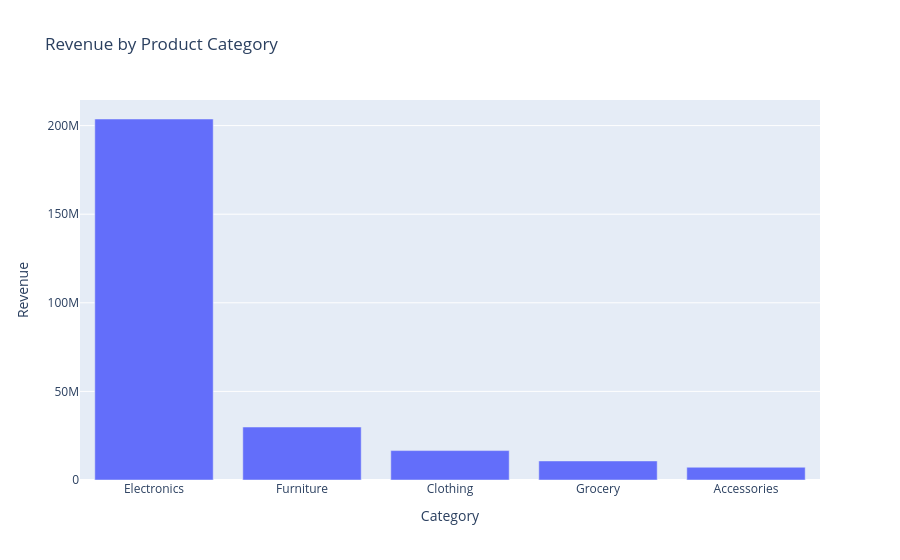

Notebook code cell kept with this figure:
### Code cell
fig = px.bar(
    category_sales,
    x=category_sales.index,
    y=category_sales.values,
    title="Revenue by Product Category",
    labels={
        "x": "Category",
        "y": "Revenue"
    }
)

fig.show()

### Figure 1 — Plotly figure (JSON) as saved in the notebook; plotly's stock layout.template omitted (floating-point values rounded to 4 significant figures)
{"data": [{"hovertemplate": "Category=%{x}<br>Revenue=%{y}<extra></extra>", "legendgroup": "", "marker": {"color": "#636efa", "pattern": {"shape": ""}}, "name": "", "orientation": "v", "showlegend": false, "textposition": "auto", "type": "bar", "x": ["Electronics", "Furniture", "Clothing", "Grocery", "Accessories"], "xaxis": "x", "y": [203700000.0, 29900000.0, 16600000.0, 10760000.0, 7191000.0], "yaxis": "y"}], "layout": {"barmode": "relative", "legend": {"tracegroupgap": 0}, "title": {"text": "Revenue by Product Category"}, "xaxis": {"anchor": "y", "domain": [0, 1], "title": {"text": "Category"}}, "yaxis": {"anchor": "x", "domain": [0, 1], "title": {"text": "Revenue"}}}}
